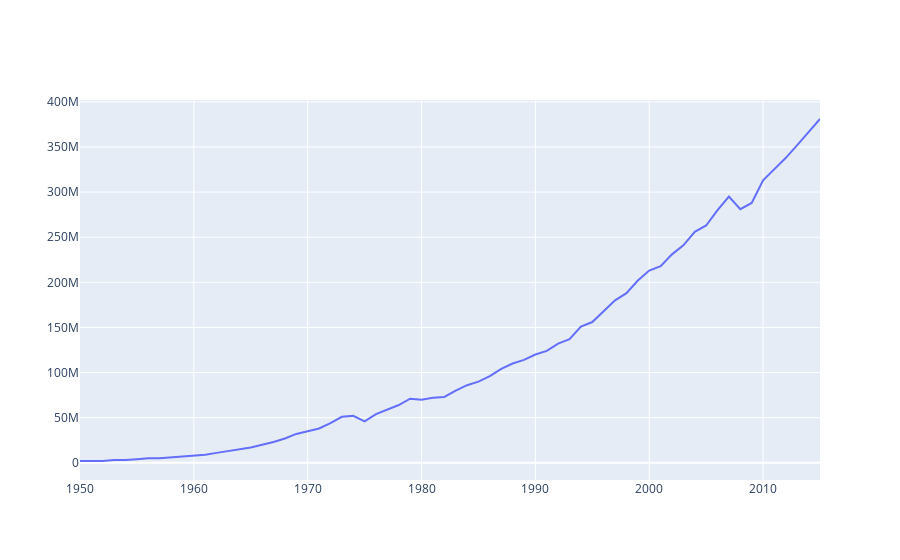

The code cell stored with this chart in its notebook:
### Code cell
findata = [go.Scatter( x=data['Year'], y=data['Global plastics production (million tonnes)'])]

fig = go.Figure(findata)
fig.show()
